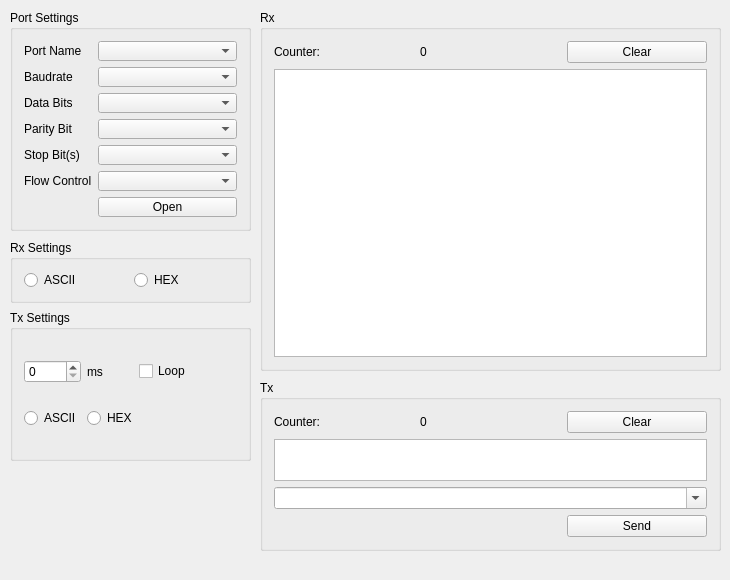
<?xml version="1.0" encoding="UTF-8"?>
<ui version="4.0">
 <class>MainWindow</class>
 <widget class="QMainWindow" name="MainWindow">
  <property name="geometry">
   <rect>
    <x>0</x>
    <y>0</y>
    <width>730</width>
    <height>580</height>
   </rect>
  </property>
  <property name="minimumSize">
   <size>
    <width>0</width>
    <height>0</height>
   </size>
  </property>
  <property name="maximumSize">
   <size>
    <width>12300</width>
    <height>5000</height>
   </size>
  </property>
  <property name="windowTitle">
   <string>串口测试程序</string>
  </property>
  <widget class="QWidget" name="centralWidget">
   <widget class="QGroupBox" name="groupBox_12">
    <property name="geometry">
     <rect>
      <x>260</x>
      <y>380</y>
      <width>461</width>
      <height>171</height>
     </rect>
    </property>
    <property name="title">
     <string>Tx</string>
    </property>
    <layout class="QGridLayout" name="gridLayout_3">
     <item row="0" column="0">
      <widget class="QLabel" name="label_12">
       <property name="text">
        <string>Counter:</string>
       </property>
      </widget>
     </item>
     <item row="0" column="1">
      <widget class="QLabel" name="label_cnt_12">
       <property name="text">
        <string>0</string>
       </property>
      </widget>
     </item>
     <item row="0" column="2">
      <widget class="QPushButton" name="btn_clr_12">
       <property name="text">
        <string>Clear</string>
       </property>
      </widget>
     </item>
     <item row="1" column="0" colspan="3">
      <widget class="QTextEdit" name="textEdit_12">
       <property name="readOnly">
        <bool>false</bool>
       </property>
      </widget>
     </item>
     <item row="2" column="0" colspan="3">
      <widget class="QComboBox" name="comboBox_16">
       <property name="editable">
        <bool>true</bool>
       </property>
      </widget>
     </item>
     <item row="3" column="2">
      <widget class="QPushButton" name="btn_send_1">
       <property name="text">
        <string>Send</string>
       </property>
      </widget>
     </item>
    </layout>
   </widget>
   <widget class="QGroupBox" name="groupBox_11">
    <property name="geometry">
     <rect>
      <x>260</x>
      <y>10</y>
      <width>461</width>
      <height>361</height>
     </rect>
    </property>
    <property name="title">
     <string>Rx</string>
    </property>
    <layout class="QGridLayout" name="gridLayout_2">
     <item row="0" column="0">
      <widget class="QLabel" name="label_11">
       <property name="text">
        <string>Counter:</string>
       </property>
      </widget>
     </item>
     <item row="0" column="1">
      <widget class="QLabel" name="label_cnt_11">
       <property name="text">
        <string>0</string>
       </property>
      </widget>
     </item>
     <item row="0" column="2">
      <widget class="QPushButton" name="btn_clr_11">
       <property name="text">
        <string>Clear</string>
       </property>
      </widget>
     </item>
     <item row="1" column="0" colspan="3">
      <widget class="QTextEdit" name="textEdit_11">
       <property name="font">
        <font>
         <pointsize>10</pointsize>
        </font>
       </property>
       <property name="contextMenuPolicy">
        <enum>Qt::DefaultContextMenu</enum>
       </property>
       <property name="readOnly">
        <bool>true</bool>
       </property>
      </widget>
     </item>
    </layout>
   </widget>
   <widget class="QGroupBox" name="groupBox_14">
    <property name="geometry">
     <rect>
      <x>10</x>
      <y>310</y>
      <width>241</width>
      <height>151</height>
     </rect>
    </property>
    <property name="title">
     <string>Tx Settings</string>
    </property>
    <layout class="QGridLayout" name="gridLayout">
     <item row="0" column="1">
      <widget class="QLabel" name="label_14">
       <property name="text">
        <string>ms</string>
       </property>
      </widget>
     </item>
     <item row="0" column="2" colspan="2">
      <widget class="QCheckBox" name="checkBox_12">
       <property name="text">
        <string>Loop</string>
       </property>
      </widget>
     </item>
     <item row="0" column="0">
      <widget class="QSpinBox" name="spinBox_11"/>
     </item>
     <item row="1" column="0">
      <widget class="QRadioButton" name="radio_ascii_12">
       <property name="text">
        <string>ASCII</string>
       </property>
       <attribute name="buttonGroup">
        <string notr="true">buttonGroup_2</string>
       </attribute>
      </widget>
     </item>
     <item row="1" column="1" colspan="2">
      <widget class="QRadioButton" name="radio_hex_12">
       <property name="text">
        <string>HEX</string>
       </property>
       <attribute name="buttonGroup">
        <string notr="true">buttonGroup_2</string>
       </attribute>
      </widget>
     </item>
    </layout>
   </widget>
   <widget class="QGroupBox" name="groupBox_13">
    <property name="geometry">
     <rect>
      <x>10</x>
      <y>10</y>
      <width>241</width>
      <height>221</height>
     </rect>
    </property>
    <property name="title">
     <string>Port Settings</string>
    </property>
    <layout class="QFormLayout" name="formLayout">
     <item row="1" column="0">
      <widget class="QLabel" name="label_13">
       <property name="text">
        <string>Baudrate</string>
       </property>
      </widget>
     </item>
     <item row="1" column="1">
      <widget class="QComboBox" name="comboBox_11">
       <property name="minimumContentsLength">
        <number>7</number>
       </property>
      </widget>
     </item>
     <item row="2" column="0">
      <widget class="QLabel" name="label_15">
       <property name="text">
        <string>Data Bits</string>
       </property>
      </widget>
     </item>
     <item row="2" column="1">
      <widget class="QComboBox" name="comboBox_12">
       <property name="minimumContentsLength">
        <number>7</number>
       </property>
      </widget>
     </item>
     <item row="3" column="0">
      <widget class="QLabel" name="label_16">
       <property name="text">
        <string>Parity Bit</string>
       </property>
      </widget>
     </item>
     <item row="3" column="1">
      <widget class="QComboBox" name="comboBox_13">
       <property name="minimumContentsLength">
        <number>7</number>
       </property>
      </widget>
     </item>
     <item row="4" column="0">
      <widget class="QLabel" name="label_17">
       <property name="text">
        <string>Stop Bit(s)</string>
       </property>
      </widget>
     </item>
     <item row="4" column="1">
      <widget class="QComboBox" name="comboBox_14">
       <property name="minimumContentsLength">
        <number>7</number>
       </property>
      </widget>
     </item>
     <item row="5" column="0">
      <widget class="QLabel" name="label_18">
       <property name="text">
        <string>Flow Control</string>
       </property>
      </widget>
     </item>
     <item row="5" column="1">
      <widget class="QComboBox" name="comboBox_15">
       <property name="minimumContentsLength">
        <number>7</number>
       </property>
      </widget>
     </item>
     <item row="6" column="1">
      <widget class="QPushButton" name="btn_open_1">
       <property name="text">
        <string>Open</string>
       </property>
      </widget>
     </item>
     <item row="0" column="0">
      <widget class="QLabel" name="label">
       <property name="text">
        <string>Port Name</string>
       </property>
      </widget>
     </item>
     <item row="0" column="1">
      <widget class="QComboBox" name="comboBox_10"/>
     </item>
    </layout>
   </widget>
   <widget class="QGroupBox" name="groupBox_16">
    <property name="geometry">
     <rect>
      <x>10</x>
      <y>240</y>
      <width>241</width>
      <height>63</height>
     </rect>
    </property>
    <property name="title">
     <string>Rx Settings</string>
    </property>
    <layout class="QHBoxLayout" name="horizontalLayout">
     <item>
      <widget class="QRadioButton" name="radio_ascii_11">
       <property name="text">
        <string>ASCII</string>
       </property>
       <attribute name="buttonGroup">
        <string notr="true">buttonGroup</string>
       </attribute>
      </widget>
     </item>
     <item>
      <widget class="QRadioButton" name="radio_hex_11">
       <property name="text">
        <string>HEX</string>
       </property>
       <attribute name="buttonGroup">
        <string notr="true">buttonGroup</string>
       </attribute>
      </widget>
     </item>
    </layout>
   </widget>
  </widget>
  <widget class="QMenuBar" name="menuBar">
   <property name="geometry">
    <rect>
     <x>0</x>
     <y>0</y>
     <width>730</width>
     <height>22</height>
    </rect>
   </property>
  </widget>
  <action name="actionButton1">
   <property name="text">
    <string>Button1</string>
   </property>
  </action>
  <action name="actionAbout">
   <property name="text">
    <string>About</string>
   </property>
  </action>
  <action name="actionPreferences">
   <property name="text">
    <string>Preferences</string>
   </property>
  </action>
  <action name="actionNewWindow">
   <property name="text">
    <string>NewWindow</string>
   </property>
  </action>
 </widget>
 <layoutdefault spacing="6" margin="11"/>
 <resources/>
 <connections/>
 <buttongroups>
  <buttongroup name="buttonGroup"/>
  <buttongroup name="buttonGroup_2"/>
 </buttongroups>
</ui>
